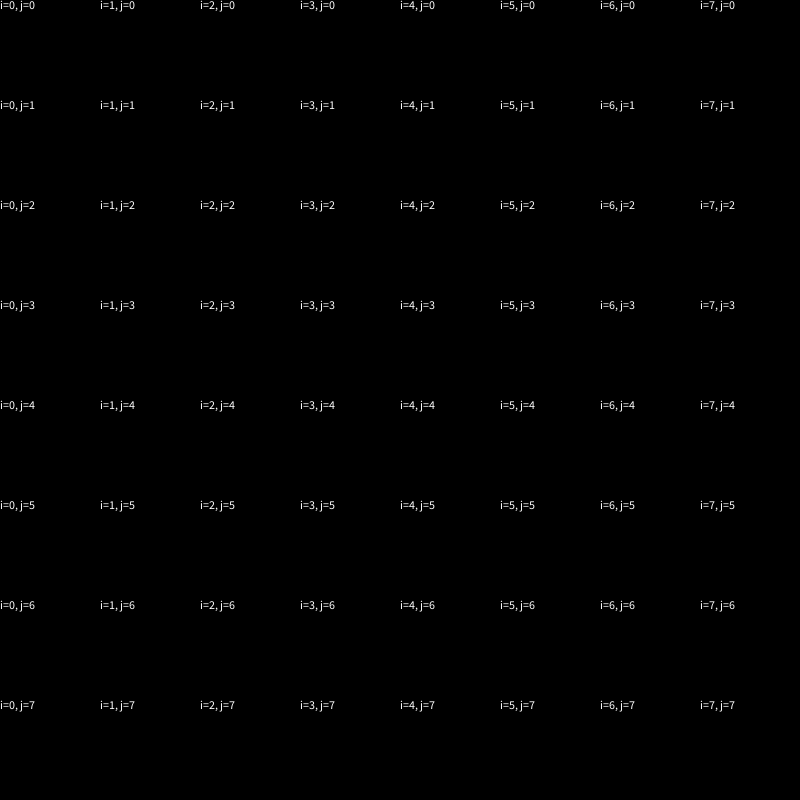
Frame 1 (no input)
Frame 60 (the mouse pressed at the canvas centre just before this capture): identical to frame 1, image omitted
Frame 120 (the mouse held since frame 60 and released just before this capture): identical to frame 1, image omitted

The Processing sketch that drew this single still picture (run headless with seeded random() and noise(); from frame 60 on, the mouse is pressed at the canvas centre):

// Processing sketch: HW_week6_pt2
// ── HW_week6_pt2.pde
// 2d arrays part 1

// this code uses a 2d array to hold strings showing the value of the i and j values
//  in the nested loop used to count through the arrays. the draw loop prints those
//  strings directly to the canvas with the text() function. use this as a guide to 
//  visually understand what's happening as we loop through the 2d array.

// experiment with changing the size of the 2d array and displaying different values
//  in the draw loop, then move on to the next sketch.

int gridW = 8;
int gridH = 8;

String[][] my2dArray = new String[gridW][gridH];

void setup() {
  size(800, 800);
  textAlign(LEFT, TOP);
  noFill();
  stroke(255);
  for (int i = 0; i < gridW; i++) {
    for (int j = 0; j < gridH; j++) {
      my2dArray[i][j] = "i=" + i + ", j=" + j;
    }
  }
}

void draw() {
  background(0);
  for (int i = 0; i < gridW; i++) {
    for (int j = 0; j < gridH; j++) {
      text(my2dArray[i][j], i * width/gridW, j * height/gridH);
    }
  }
}
